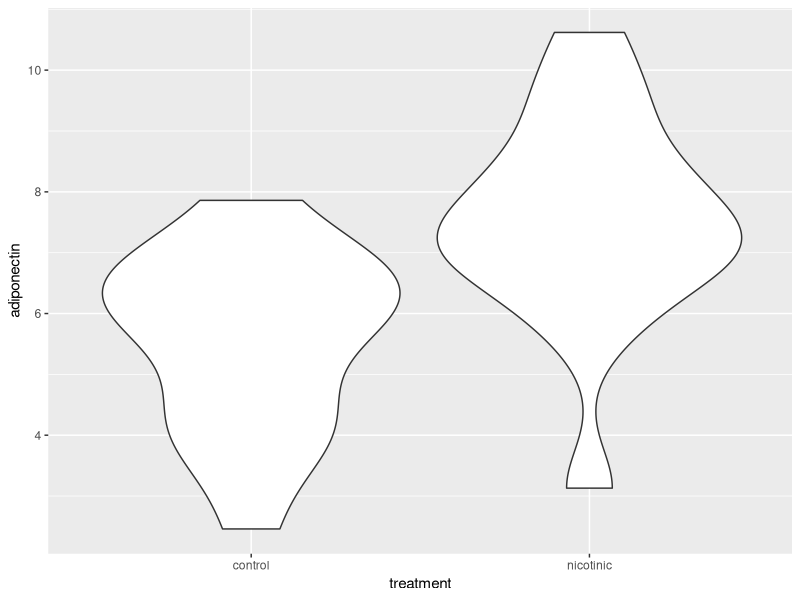
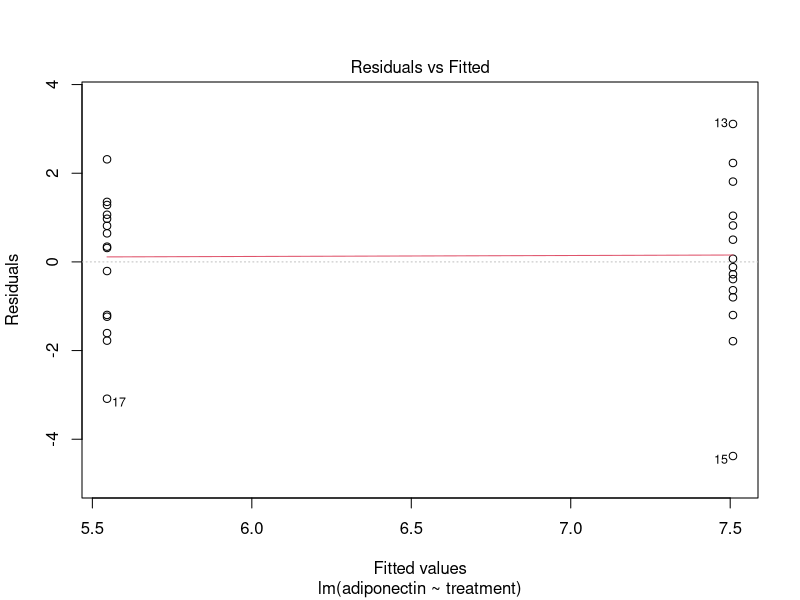
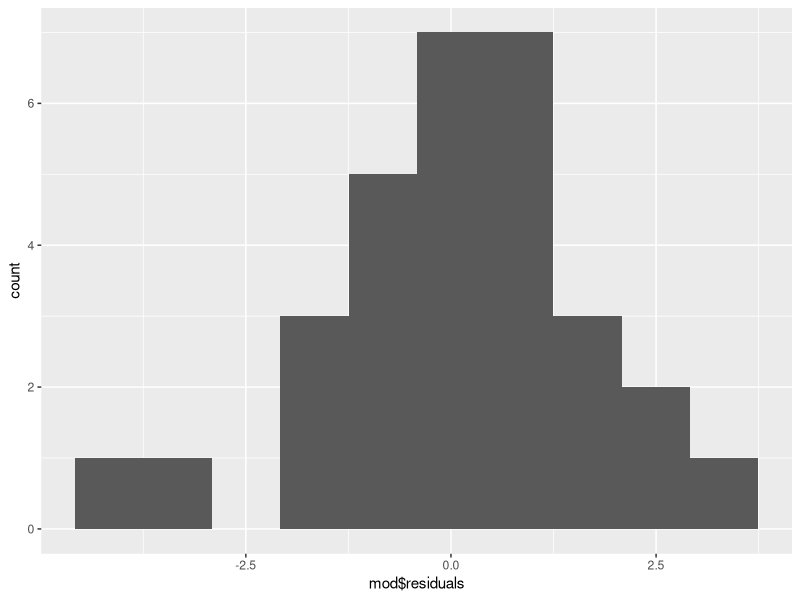
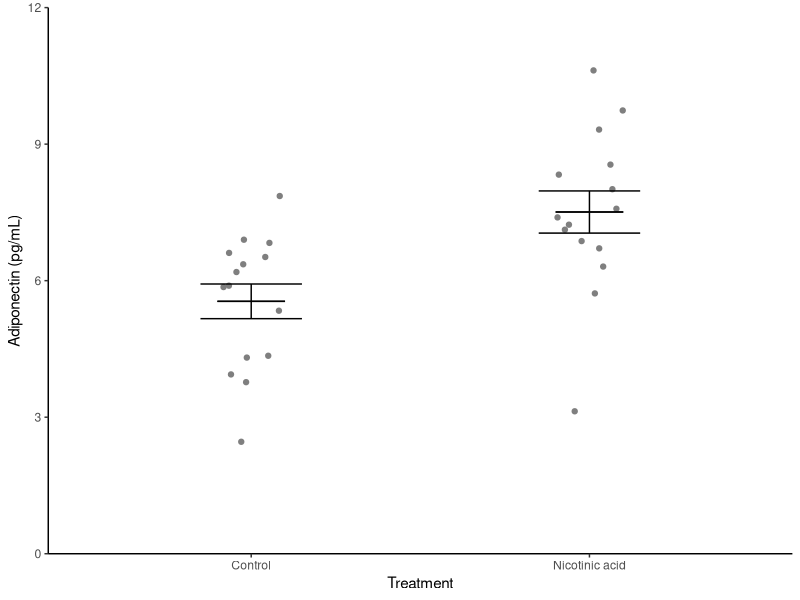
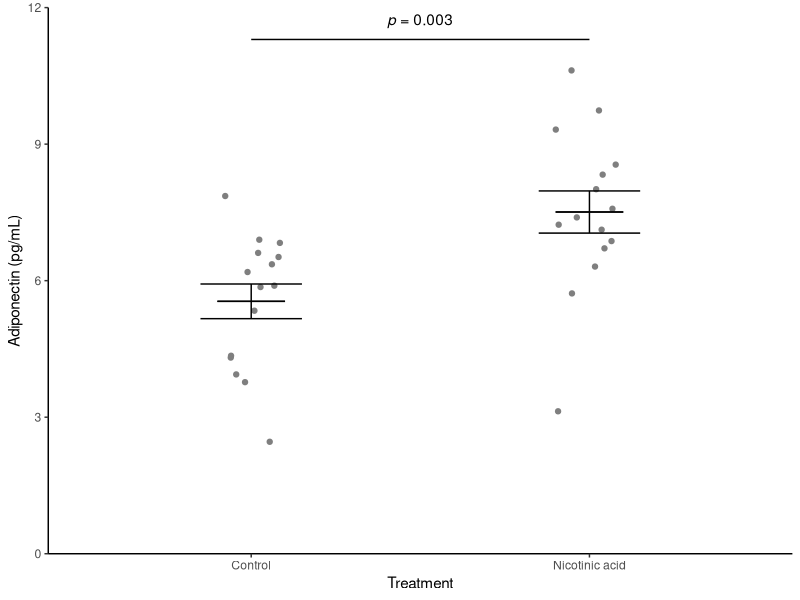
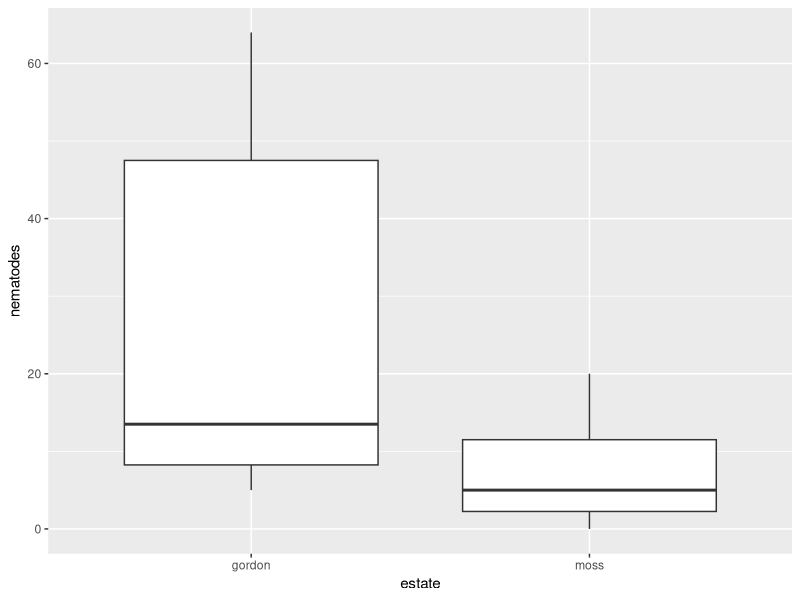
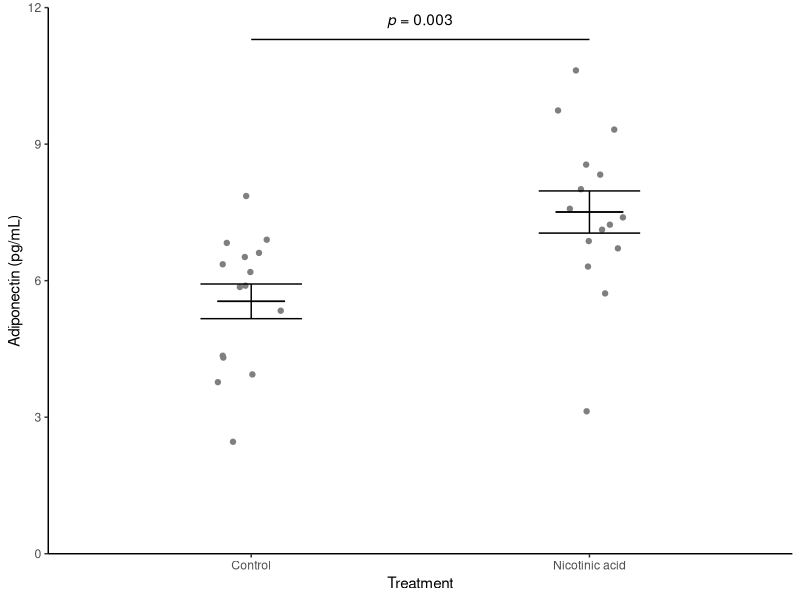
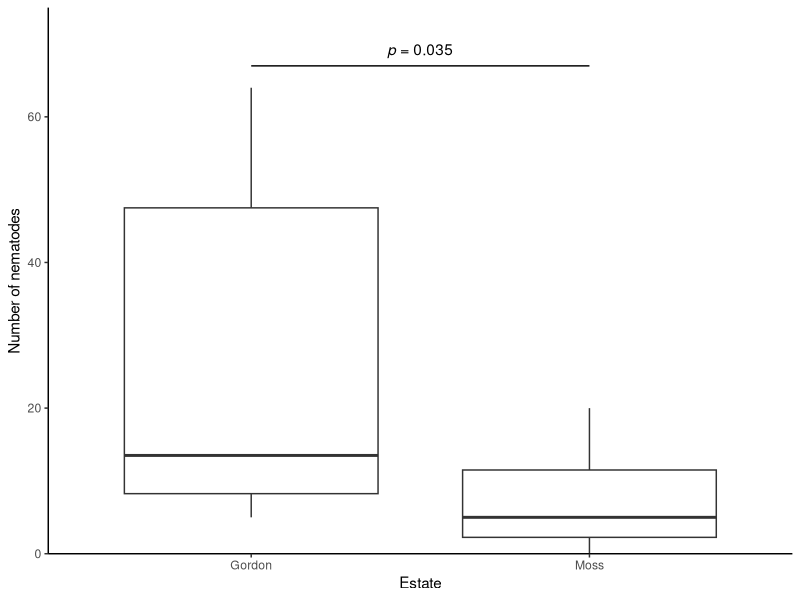

R code for these plots, in order:
## ---- chunk 1
#| include: false
library(tidyverse)
library(kableExtra)
## ---- chunk 2
#| include: false  

#| #---CODING ANSWER---
adip  <-  read_table("data-raw/adipocytes.txt")
str(adip)
## ---- chunk 3
ggplot(data = adip, aes(x = treatment, y = adiponectin)) +
  geom_violin()
## ---- chunk 4
#| include: false  

#| #---CODING ANSWER---

adip_summary <- adip |>
  group_by(treatment) |>
  summarise(mean = mean(adiponectin),
            std = sd(adiponectin),
            n = length(adiponectin),
            se = std/sqrt(n))

## ---- chunk 5
#| echo: false
knitr::kable(adip_summary) |> 
  kableExtra::kable_styling()
## ---- chunk 6
mod <- lm(data = adip,
          adiponectin ~ treatment)
## ---- chunk 7
summary(mod)
## ---- chunk 8
#| include: false

#---CODING ANSWER-

plot(mod, which = 1)
## ---- chunk 9
#| include: false

#---CODING ANSWER-

ggplot(mapping = aes(x = mod$residuals)) + 
  geom_histogram(bins = 10)
## ---- chunk 10
#| include: false

#---CODING ANSWER-

shapiro.test(mod$residuals)
## ---- chunk 11
#| echo: false

#---CODING ANSWER---
ggplot() +
  geom_point(data = adip, aes(x = treatment, y = adiponectin),
             position = position_jitter(width = 0.1, height = 0),
             colour = "gray50") +
  geom_errorbar(data = adip_summary, 
                aes(x = treatment, ymin = mean - se, ymax = mean + se),
                width = 0.3) +
  geom_errorbar(data = adip_summary, 
                aes(x = treatment, ymin = mean, ymax = mean),
                width = 0.2) +
  scale_y_continuous(name = "Adiponectin (pg/mL)", 
                     limits = c(0, 12), 
                     expand = c(0, 0)) +
  scale_x_discrete(name = "Treatment", 
                   labels = c("Control", "Nicotinic acid")) +
  theme_classic()

## ---- chunk 12
#| echo: false

ggplot() +
  geom_point(data = adip, aes(x = treatment, y = adiponectin),
             position = position_jitter(width = 0.1, height = 0),
             colour = "gray50") +
  geom_errorbar(data = adip_summary, 
                aes(x = treatment, ymin = mean - se, ymax = mean + se),
                width = 0.3) +
  geom_errorbar(data = adip_summary, 
                aes(x = treatment, ymin = mean, ymax = mean),
                width = 0.2) +
  scale_y_continuous(name = "Adiponectin (pg/mL)", 
                     limits = c(0, 12), 
                     expand = c(0, 0)) +
  scale_x_discrete(name = "Treatment", 
                   labels = c("Control", "Nicotinic acid")) +
  annotate("segment", x = 1, xend = 2, 
           y = 11.3, yend = 11.3,
           colour = "black") +
  annotate("text", x = 1.5,  y = 11.7, 
           label = expression(italic(p)~"= 0.003")) +
  theme_classic()
## ---- chunk 13
#| include: false

#---CODING ANSWER---

# Assign the figure to a variable
fig1 <- ggplot() +
  geom_point(data = adip, aes(x = treatment, y = adiponectin),
             position = position_jitter(width = 0.1, height = 0),
             colour = "gray50") +
  geom_errorbar(data = adip_summary, 
                aes(x = treatment, ymin = mean - se, ymax = mean + se),
                width = 0.3) +
  geom_errorbar(data = adip_summary, 
                aes(x = treatment, ymin = mean, ymax = mean),
                width = 0.2) +
  scale_y_continuous(name = "Adiponectin (pg/mL)", 
                     limits = c(0, 12), 
                     expand = c(0, 0)) +
  scale_x_discrete(name = "Treatment", 
                   labels = c("Control", "Nicotinic acid")) +
  annotate("segment", x = 1, xend = 2, 
           y = 11.3, yend = 11.3,
           colour = "black") +
  annotate("text", x = 1.5,  y = 11.7, 
           label = expression(italic(p)~"= 0.003")) +
  theme_classic()

## ---- chunk 14
#| include: false

#---CODING ANSWER---

# save figure to figures/adipo.png
ggsave("figures/adipo.png",
       plot = fig1,
       width = 3.5,
       height = 3.5,
       units = "in",
       dpi = 300)

## ---- chunk 15
#| include: false  

#| #---CODING ANSWER---
grouse  <-  read_csv("data-raw/grouse.csv")
str(grouse)
## ---- chunk 16
#| include: false  

# ---CODING ANSWER---
grouse |> 
  group_by(estate) |> 
  summarise(median(nematodes))
## ---- chunk 17
wilcox.test(data = grouse, nematodes ~ estate)
## ---- chunk 18
ggplot(data = grouse, aes(x = estate, y = nematodes) ) +
  geom_boxplot() 
## ---- chunk 19
#| include: false  

# ---CODING ANSWER---

fig2 <- ggplot(data = grouse, aes(x = estate, y = nematodes) ) +
  geom_boxplot() + 
  scale_x_discrete(name = "Estate", 
                   labels = c("Gordon", "Moss")) +
  scale_y_continuous(name = "Number of nematodes",
                     expand = c(0, 0),
                     limits = c(0, 75)) +
  annotate("segment", x = 1, xend = 2, 
           y = 67, yend = 67,
           colour = "black") +
  annotate("text", x = 1.5,  y = 69, 
           label = expression(italic(p)~"= 0.035")) +
  theme_classic()

# save figure to figures/grouse.png
ggsave("figures/grouse.png",
       plot = fig2,
       width = 3,
       height = 3,
       units = "in",
       dpi = 300)
## ---- chunk 20
#| include: false  

#---CODING ANSWER---

# we need the readxl package
library(readxl)
bambara  <-  read_excel("data-raw/expr.xlsx")
## ---- chunk 21
mod <- lm(data = bambara, 
          expression ~ temperature + probe_id)
## ---- chunk 22
summary(mod)
## ---- chunk 23
anova(mod)
